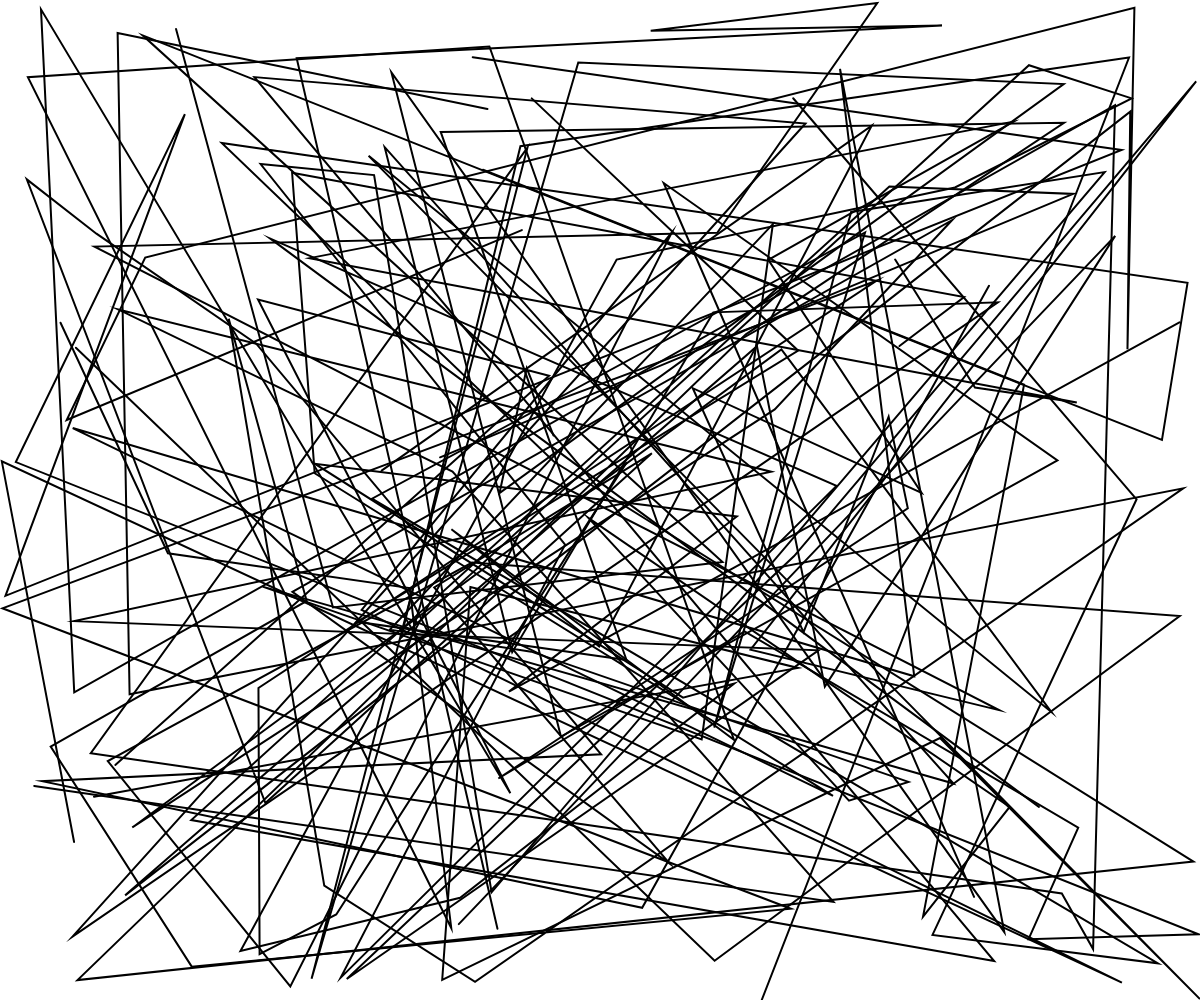
Frame 1 (no input)
Frame 2 (the mouse pressed at the canvas centre, redrawn once): blank canvas, image omitted

The p5.js sketch that drew this single still picture (run headless with seeded random() and noise() and a simulated clock; the mouse was pressed at the canvas centre and the sketch redrawn once):

// p5.js sketch
// ── sketch.js
let curves;

function setup() {
  createCanvas(windowWidth, windowHeight);
  noLoop();
  curves = generateCurves();
}

function draw() {
  background(255);
  noFill();
  strokeWeight(2);

  curves.forEach((curve) => {
	beginShape();
	curve.forEach((point) => {
	  vertex(point.x, point.y);
	});
	endShape();
  });
}

function generateCurves() {
  const numCurves = random(5, 15);
  const curves = [];

  for (let i = 0; i < numCurves; i++) {
	const numPoints = random(10, 25);
	const points = [];

	for (let j = 0; j < numPoints; j++) {
	  const x = random(width);
	  const y = random(height);
	  points.push(createVector(x, y));
	}

	curves.push(points);
  }

  return curves;
}

function mouseMoved() {
  const brushSize = 40;
  const brushColor = color(random(255), random(255), random(255), 100);

  noStroke();
  fill(brushColor);

  curves.forEach((curve) => {
	curve.forEach((point) => {
	  const d = dist(mouseX, mouseY, point.x, point.y);
	  if (d < brushSize) {
		ellipse(point.x, point.y, brushSize - d, brushSize - d);
	  }
	});
  });
}
